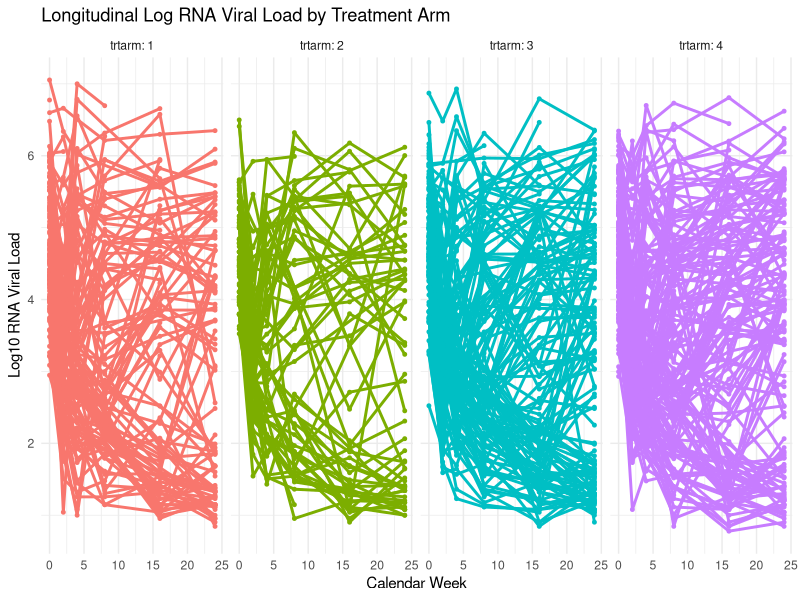
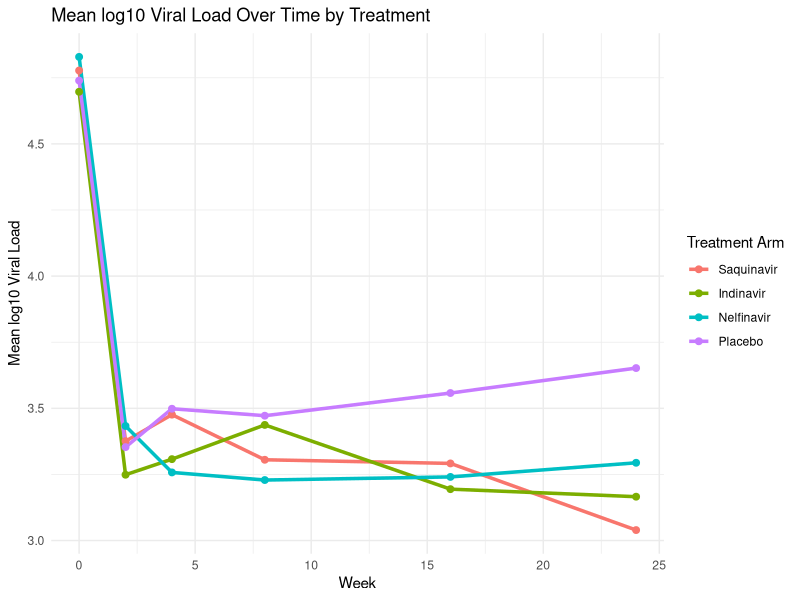

These figures' R source, in order: (Note: this script raises an error after producing the figures.)
library(ggplot2)
library(dplyr)
data=read.table("Data2.txt",header=TRUE)
head(data)

# plot of logrna as a whole
ggplot(data, aes(x = calwk, y = logrna, group = patid, color = factor(trtarm))) +
  geom_line(size = 1) +
  geom_point(size = 1) +
  facet_wrap(~ trtarm, ncol = 4, labeller = label_both) +  # 3 columns: one for each treatment arm
  labs(title = "Longitudinal Log RNA Viral Load by Treatment Arm",
       x = "Calendar Week", y = "Log10 RNA Viral Load", 
  ) +
  theme_minimal() + theme(legend.position = "none")

# separating data (6 measurements per subject for most subjects, m=481)
time <- c(0,2,4,8,16,24)
calwk <- data$calwk
logrna <- as.numeric(data$logrna)
nnrti <- factor(data$nnrti)
txday <- data$txday
cens <- factor(data$cens)
trtarm <- factor(data$trtarm)

# averages for each trtarm
mean_logrna <- aggregate(logrna ~ trtarm + calwk, data = data, FUN = mean, na.rm = TRUE)
ggplot(mean_logrna, aes(x = calwk, y = logrna, color = factor(trtarm), group = trtarm)) +
  geom_line(size = 1.2) +
  geom_point(size = 2) +
  labs(title = "Mean log10 Viral Load Over Time by Treatment", x = "Week",
       y = "Mean log10 Viral Load", 
       color = "Treatment Arm") + 
  scale_color_discrete(labels = 
                         c("Saquinavir", "Indinavir", "Nelfinavir", "Placebo")) +
  theme_minimal()

# creating new data frames that only contain one treatment arm
trt1 <- NULL 
trt2 <- NULL
trt3 <- NULL
trt4 <- NULL
for(i in 1:length(data$patid)){
  if(data$trtarm[i]==1){
    count1 <- count1 + 1
    trt1 <- rbind(trt1, data[i,])
  }
  if(data$trtarm[i]==2){
    trt2 <- rbind(trt2, data[i,])
  }
  if(data$trtarm[i]==3){
    trt3 <- rbind(trt3, data[i,])
  }
  if(data$trtarm[i]==4){
    trt4 <- rbind(trt4, data[i,])
  }
}

# calculate the mean and sd logrna values at each time point for each treatment arm
trt1_means <- aggregate(logrna ~ calwk, data = trt1, FUN = mean)
trt2_means <- aggregate(logrna ~ calwk, data = trt2, FUN = mean)
trt3_means <- aggregate(logrna ~ calwk, data = trt3, FUN = mean)
trt4_means <- aggregate(logrna ~ calwk, data = trt4, FUN = mean)
trt1_sd <- aggregate(logrna ~ calwk, data = trt1, FUN= sd)
trt2_sd <- aggregate(logrna ~ calwk, data = trt2, FUN= sd)
trt3_sd <- aggregate(logrna ~ calwk, data = trt3, FUN= sd)
trt4_sd <- aggregate(logrna ~ calwk, data = trt4, FUN= sd)
trt1_mean_sd <- cbind(trt1_means, trt1_sd[,2])
trt2_mean_sd <- cbind(trt2_means, trt2_sd[,2])
trt3_mean_sd <- cbind(trt3_means, trt3_sd[,2])
trt4_mean_sd <- cbind(trt4_means, trt4_sd[,2])

# plotting each treatment arm data (probs not needed)
ggplot(trt1_mean_sd, aes(x=calwk, y=logrna)) + geom_line(size=1) + geom_point(size=1.5) +
  geom_ribbon(aes(ymin = trt1_means[,2] - trt1_sd[,2],
                  ymax = trt1_means[,2] + trt1_sd[,2]),
              alpha = 0.4, fill = "blue") + 
  labs(title = 'Mean log-10 HIV RNA values for patients receiving saquinavir (treatment 1)') + theme_minimal()

ggplot(trt2_mean_sd, aes(x=calwk, y=logrna)) + geom_line(size=1) + geom_point(size=1.5) +
  geom_ribbon(aes(ymin = trt2_means[,2] - trt2_sd[,2],
                  ymax = trt2_means[,2] + trt2_sd[,2]),
              alpha = 0.4, fill = "red") + 
  labs(title = 'Mean log-10 HIV RNA values for patients receiving indinavir (treatment 2)') + theme_minimal()

ggplot(trt3_mean_sd, aes(x=calwk, y=logrna)) + geom_line(size=1) + geom_point(size=1.5) +
  geom_ribbon(aes(ymin = trt3_means[,2] - trt3_sd[,2],
                  ymax = trt3_means[,2] + trt3_sd[,2]),
              alpha = 0.4, fill = "green") + 
  labs(title = 'Mean log-10 HIV RNA values for patients receiving nelfinavir (treatment 3)') + theme_minimal()

ggplot(trt4_mean_sd, aes(x=calwk, y=logrna)) + geom_line(size=1) + geom_point(size=1.5) +
  geom_ribbon(aes(ymin = trt4_means[,2] - trt4_sd[,2],
                  ymax = trt4_means[,2] + trt4_sd[,2]),
              alpha = 0.4, fill = "purple") + 
  labs(title = 'Mean log-10 HIV RNA values for patients receiving the placebo (treatment 4)') + theme_minimal()

# Proportions of groups where HIV cured after week 24
# saquinavir:
cured1 <- sum(trt1$logrna < 3 & trt1$calwk == 24)
infected1 <- sum(trt1$logrna >= 3 & trt1$calwk == 24)
cured_percentage1 <- 100 * cured1/(cured1 + infected1)

# indinavir:
cured2 <- sum(trt2$logrna < 3 & trt2$calwk == 24)
infected2 <- sum(trt2$logrna >= 3 & trt2$calwk == 24) 
cured_percentage2 <- 100 * cured2/(cured2 + infected2)

# nelfanavir:
cured3 <- sum(trt3$logrna < 3 & trt3$calwk == 24)
infected3 <- sum(trt3$logrna >= 3 & trt3$calwk == 24) 
cured_percentage3 <- 100 * cured3/(cured3 + infected3)

# placebo:
cured4 <- sum(trt4$logrna < 3 & trt4$calwk == 24)
infected4 <- sum(trt4$logrna >= 3 & trt4$calwk == 24)
cured_percentage4 <- 100 * cured4/(cured4 + infected4)

df_barchart <- data.frame(Treatment = c("Saquinavir", "Saquinavir", 
                                        "Indinavir", "Indinavir", 
                                        "Nelfinavir", "Nelfinavir",
                                        "Placebo", "Placebo"),
                          State = c("Cured", "Infected",
                                     "Cured", "Infected",
                                     "Cured", "Infected",
                                     "Cured", "Infected"),
                          count = c(cured1, infected1,
                                    cured2, infected2,
                                    cured3, infected3,
                                    cured4, infected4),
                          percentage_cured = c(cured_percentage1, NA,
                                               cured_percentage2, NA,
                                               cured_percentage3, NA,
                                               cured_percentage4, NA))
ggplot(df_barchart, aes(x= Treatment, y = count, fill = State)) + 
  geom_bar(stat = "identity") + 
  labs(title = "Proportion of participants cured from HIV after 24 weeks", 
       x = "Treatment", y = "Number of participants", 
       fill = "Cured or Infected?") + 
  geom_text(aes(label = ifelse(!is.na(percentage_cured), paste0(round(percentage_cured,1), "%"), "")),
            position = position_stack(vjust = 0.5)) +
  theme_minimal()
